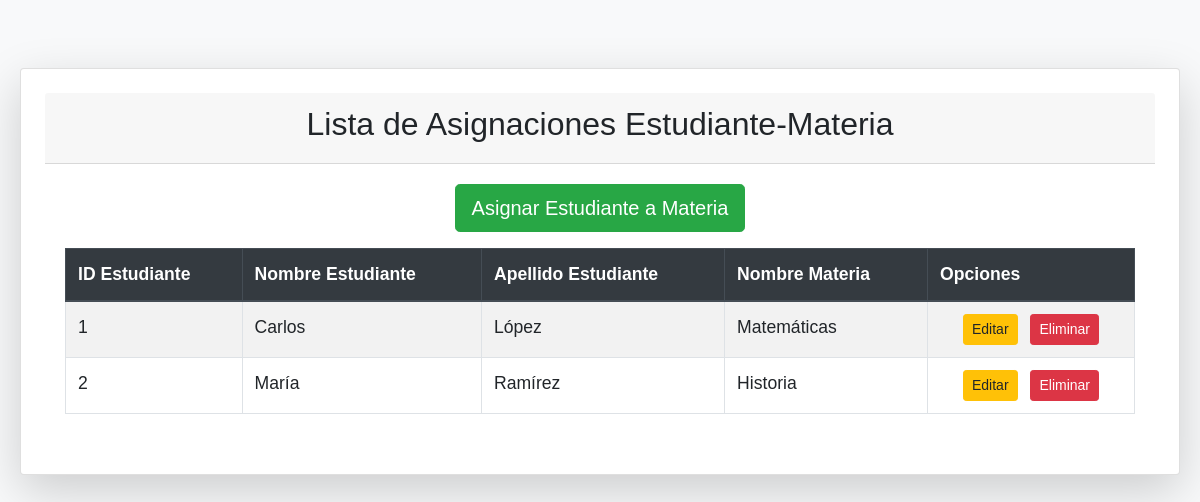
Screenshot of /routers/estudianteMateriaRouter.php with the database file from the repository.
### tables this page shows
CREATE TABLE estudiante_materia (
    id_estudiante_materia INT AUTO_INCREMENT PRIMARY KEY,
    id_estudiante INT,
    id_materia_curso INT,
    FOREIGN KEY (id_estudiante) REFERENCES estudiantes(id_estudiante) ON DELETE CASCADE,
    FOREIGN KEY (id_materia_curso) REFERENCES materias_cursos(id_materia_curso) ON DELETE CASCADE
);

CREATE TABLE estudiantes (
    id_estudiante INT AUTO_INCREMENT PRIMARY KEY,
    nombre VARCHAR(100) NOT NULL,
    apellido VARCHAR(100) NOT NULL,
    correo VARCHAR(100) NOT NULL UNIQUE,
    telefono VARCHAR(15),
    carnet VARCHAR(50) NOT NULL UNIQUE,
    modalidad ENUM('Presencial', 'Virtual') NOT NULL
);

CREATE TABLE materias_cursos (
    id_materia_curso INT AUTO_INCREMENT PRIMARY KEY,
    nombre VARCHAR(100) NOT NULL,
    descripcion VARCHAR(255) NOT NULL
);

### controllers/EstudianteMateriaController.php (called while the page is built, shortened)
<?php
require_once(dirname(__FILE__) . '/../config/conf.php');
require_once(dirname(__FILE__) . '/../models/EstudianteMateriaModel.php');
class EstudianteMateriaController
{
    private $estudianteMateria;
    public function __construct()
    {
        $database = new Conexion();
        $this->db = $database->Conectar();
        $this->estudianteMateria = new EstudianteMateria($this->db);
    }
    public function index()
    {
        $asignaciones = $this->estudianteMateria->get_estudiante_materia();
        include(dirname(__FILE__) . '/../views/estudianteMateria/indexEstudianteMateria.php');
    }
}

### config/conf.php (called while the page is built, shortened)
<?php
class Conexion {
    private $host = "localhost";
    private $db = "escuela_sv";
    private $user = "root";
    private $pwd = "1234";
    public function Conectar() {
        $this->conn = null;
        try {
            $this->conn = new PDO("mysql:host=" . $this->host . ";dbname=" . $this->db, $this->user, $this->pwd);
            $this->conn->setAttribute(PDO::ATTR_ERRMODE, PDO::ERRMODE_EXCEPTION);
        } catch (PDOException $exec) {
            echo "Error en la conexión: " . $exec->getMessage();
        }
        return $this->conn;
    }
}
?>

### models/EstudianteMateriaModel.php (called while the page is built, shortened)
<?php
class EstudianteMateria
{
    private $conn;
    public function __construct($db)
    {
        $this->conn = $db;
    }
    public function get_estudiante_materia()
    {
        $query = "
        SELECT em.id_estudiante_materia,
               e.nombre AS nombre_estudiante,
               e.apellido AS apellido_estudiante,
               mc.nombre AS nombre_materia
        FROM estudiante_materia em
        JOIN estudiantes e ON em.id_estudiante = e.id_estudiante
        JOIN materias_cursos mc ON em.id_materia_curso = mc.id_materia_curso
    ";
        $result = $this->conn->prepare($query);
        $result->execute();
        return $result->fetchAll(PDO::FETCH_ASSOC);
    }
}

### views/estudianteMateria/indexEstudianteMateria.php (the view, shortened to what this page needs)
<!DOCTYPE html>
<html lang="es">
<head>
    <link rel="stylesheet" href="https://stackpath.bootstrapcdn.com/bootstrap/4.5.2/css/bootstrap.min.css">
    <link rel="stylesheet" href="../views/css/estudianteMateriaResponsive.css">
</head>
<body class="bg-light">
    <div class="container mt-5 mb-5">
        <div class="card shadow-lg p-4">
            <div class="card-header text-center">
                <h2>Lista de Asignaciones Estudiante-Materia</h2>
            </div>
            <div class="card-body">
                <div class="row mb-3">
                    <div class="col-12 text-center">
                        <a href="../routers/estudianteMateriaRouter.php?action=create" class="btn btn-success btn-lg">Asignar Estudiante a Materia</a>
                    </div>
                </div>
                <div class="table-responsive">
                    <table class="table table-bordered table-striped">
                        <thead class="thead-dark">
                            <tr>
                                <th scope="col">ID Estudiante</th>
                                <th scope="col">Nombre Estudiante</th>
                                <th scope="col">Apellido Estudiante</th>
                                <th scope="col">Nombre Materia</th>
                                <th scope="col">Opciones</th>
                            </tr>
                        </thead>
                        <tbody>
                            <?php foreach ($asignaciones as $asignacion) : ?>
                                <tr>
                                    <td><?= htmlspecialchars($asignacion['id_estudiante_materia']); ?></td>
                                    <td><?= htmlspecialchars($asignacion['nombre_estudiante']); ?></td>
                                    <td><?= htmlspecialchars($asignacion['apellido_estudiante']); ?></td>
                                    <td><?= htmlspecialchars($asignacion['nombre_materia']); ?></td>
                                    <td class="text-center">
                                        <a href="../routers/estudianteMateriaRouter.php?action=edit&id=<?= $asignacion['id_estudiante_materia']; ?>" class="btn btn-warning btn-sm mr-2">Editar</a>
                                        <a href="../routers/estudianteMateriaRouter.php?action=confirmDelete&id=<?= $asignacion['id_estudiante_materia'] ?>" class="btn btn-danger btn-sm">Eliminar</a>
                                    </td>
                                </tr>
                            <?php endforeach; ?>
                        </tbody>
                    </table>
                </div>
            </div>
        </div>
    </div>
</body>
</html>

### views/css/estudianteMateriaResponsive.css (style rules this page uses)
body { font-family: Arial, sans-serif; }
@media (min-width: 769px) { .container { padding: 20px; } }
@media (min-width: 769px) { h2, h4 { font-size: 2em; } }
@media (min-width: 769px) { .card { margin: auto; } }
@media (min-width: 769px) { table { width: 100%; } }
@media (min-width: 992px) { .container { max-width: 1200px; } }
@media (min-width: 992px) { .table { font-size: 1em; } }
@media (min-width: 992px) { .btn { width: auto; } }
@media (min-width: 1200px) { .container { max-width: 1400px; } }
@media (min-width: 1200px) { .table { font-size: 1.1em; } }

### rows the page displays
estudiante_materia: id_estudiante_materia "1", id_estudiante.nombre "Carlos", id_estudiante.apellido "López", id_materia_curso.nombre "Matemáticas"
estudiante_materia: id_estudiante_materia "2", id_estudiante.nombre "María", id_estudiante.apellido "Ramírez", id_materia_curso.nombre "Historia"
